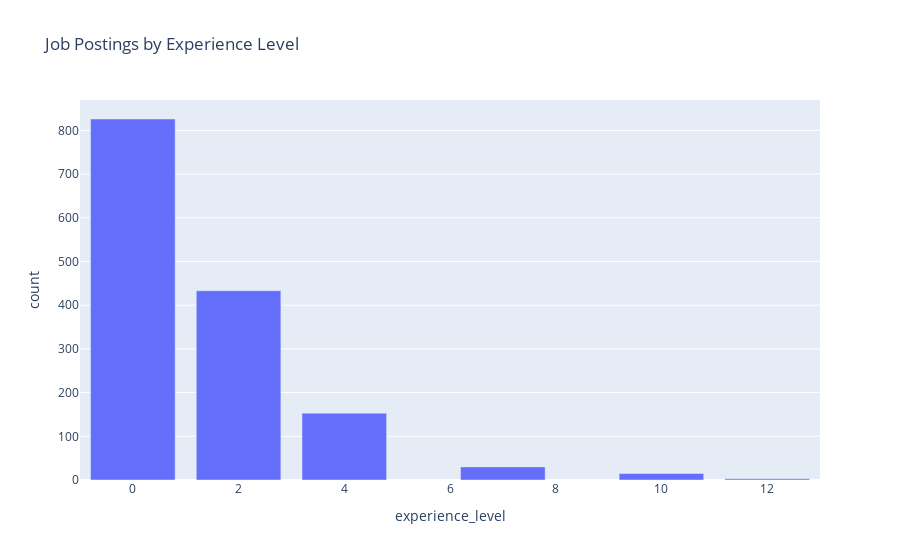

The cell this chart's notebook holds for it:
### Code cell
# Count postings by experience level
exper_counts = CJA['exper'].value_counts().reset_index()
exper_counts.columns = ['experience_level', 'count']

# Create a bar chart
fig = px.bar(exper_counts, x='experience_level', y='count', title='Job Postings by Experience Level')
fig.show()

### Figure 1 — Plotly figure (JSON) as saved in the notebook; plotly's stock layout.template omitted (floating-point values rounded to 4 significant figures)
{"data": [{"alignmentgroup": "True", "hovertemplate": "experience_level=%{x}<br>count=%{y}<extra></extra>", "legendgroup": "", "marker": {"color": "#636efa", "pattern": {"shape": ""}}, "name": "", "offsetgroup": "", "orientation": "v", "showlegend": false, "textposition": "auto", "type": "bar", "x": [0, 2, 4, 7, 10, 12], "xaxis": "x", "y": [826, 433, 153, 30, 15, 3], "yaxis": "y"}], "layout": {"autosize": true, "barmode": "relative", "legend": {"tracegroupgap": 0}, "title": {"text": "Job Postings by Experience Level"}, "xaxis": {"anchor": "y", "autorange": true, "domain": [0, 1], "range": [-1, 13], "title": {"text": "experience_level"}, "type": "linear"}, "yaxis": {"anchor": "x", "autorange": true, "domain": [0, 1], "range": [0, 869.5], "title": {"text": "count"}, "type": "linear"}}}
